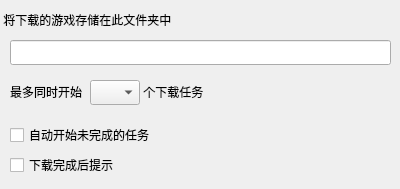
               <widget class="QWidget" name="tab_2">
                <attribute name="title">
                 <string>游戏管理</string>
                </attribute>
                <widget class="QLabel" name="label_89">
                 <property name="geometry">
                  <rect>
                   <x>0</x>
                   <y>10</y>
                   <width>180</width>
                   <height>20</height>
                  </rect>
                 </property>
                 <property name="text">
                  <string> 将下载的游戏存储在此文件夹中</string>
                 </property>
                </widget>
                <widget class="QLineEdit" name="lineEdit_savegamepath">
                 <property name="geometry">
                  <rect>
                   <x>10</x>
                   <y>40</y>
                   <width>381</width>
                   <height>25</height>
                  </rect>
                 </property>
                </widget>
                <widget class="QLabel" name="label_90">
                 <property name="geometry">
                  <rect>
                   <x>10</x>
                   <y>80</y>
                   <width>81</width>
                   <height>24</height>
                  </rect>
                 </property>
                 <property name="text">
                  <string>最多同时开始</string>
                 </property>
                </widget>
                <widget class="QComboBox" name="comboBox_gamestartcounts">
                 <property name="geometry">
                  <rect>
                   <x>90</x>
                   <y>80</y>
                   <width>50</width>
                   <height>25</height>
                  </rect>
                 </property>
                </widget>
                <widget class="QLabel" name="label_101">
                 <property name="geometry">
                  <rect>
                   <x>140</x>
                   <y>80</y>
                   <width>71</width>
                   <height>24</height>
                  </rect>
                 </property>
                 <property name="text">
                  <string> 个下载任务</string>
                 </property>
                </widget>
                <widget class="QCheckBox" name="checkBox_autostartnofinish">
                 <property name="geometry">
                  <rect>
                   <x>10</x>
                   <y>120</y>
                   <width>141</width>
                   <height>30</height>
                  </rect>
                 </property>
                 <property name="styleSheet">
                  <string notr="true">QCheckBox::indicator
{

}
QCheckBox::indicator:checked
{
border-image: url(:/images/checked_set.png);
}

QCheckBox::indicator:unchecked
{
border-image: url(:/images/uncheck_set.png);
}</string>
                 </property>
                 <property name="text">
                  <string>自动开始未完成的任务</string>
                 </property>
                </widget>
                <widget class="QCheckBox" name="checkBox_diownloadedprompt">
                 <property name="geometry">
                  <rect>
                   <x>10</x>
                   <y>150</y>
                   <width>111</width>
                   <height>30</height>
                  </rect>
                 </property>
                 <property name="styleSheet">
                  <string notr="true">QCheckBox::indicator
{

}
QCheckBox::indicator:checked
{
border-image: url(:/images/checked_set.png);
}

QCheckBox::indicator:unchecked
{
border-image: url(:/images/uncheck_set.png);
}</string>
                 </property>
                 <property name="text">
                  <string>下载完成后提示</string>
                 </property>
                </widget>
               </widget>
